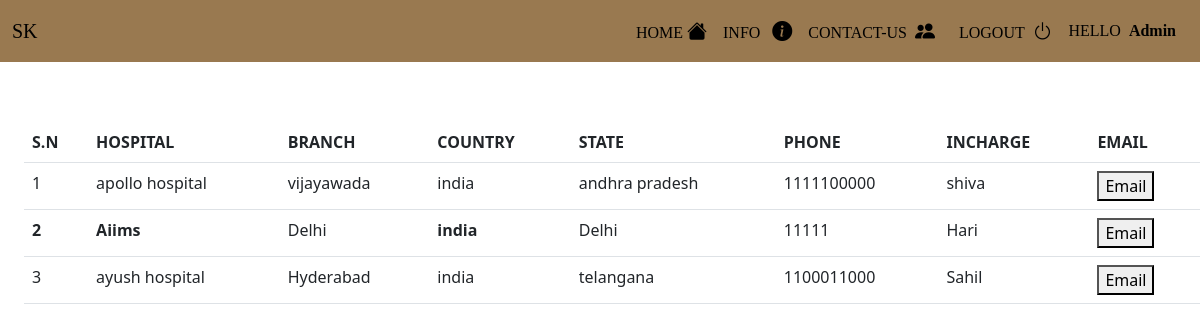
/enquiry (signed in), run on the app's committed database.
### main/models.py (models this page shows)
class Enquiry(models.Model):
    hospital = models.CharField(max_length=200,null=True)
    branch = models.CharField(max_length=200)
    country = models.CharField(max_length=200,null=True)
    state = models.CharField(max_length=200)
    phone = models.BigIntegerField()
    supervisor = models.CharField(max_length=200)
    email = models.EmailField(null=True)

### main/views.py (the view)
# urls.py: path('enquiry',views.enquiry, name= "enquiry"),
@login_required
def enquiry(request):
    item = Enquiry.objects.all()
    return render(request, 'info.html', {'item': item})

### templates/info.html (shortened to what this page needs)
{% load static %}
<!DOCTYPE html>
<html lang="en">
<head>
    <link rel="stylesheet" href="https://cdn.jsdelivr.net/npm/bootstrap-icons@1.10.3/font/bootstrap-icons.css">
    <link rel="stylesheet" href="https://cdn.jsdelivr.net/npm/bootstrap@5.3.0-alpha1/dist/css/bootstrap.min.css">
</head>
<body>
  <nav class="navbar navbar-expand-lg bg-body-tertiary">
    <div class="container-fluid">
      <a class="navbar-brand title" href="#">SK</a>
      <div class="collapse navbar-collapse" id="navbarScroll">
        <ul class="navbar-nav ms-auto my-2 my-lg-0 navbar-nav-scroll" style="--bs-scroll-height: 100px;">
          <li class="nav-item">
            <a class="nav-link active" aria-current="page" href="/">HOME <i class="bi bi-house-fill icon"></i></a>
          </li>
          {% if user.is_authenticated %}
          <li class="nav-item">
            <a class="nav-link active" href="/enquiry">INFO &nbsp; <i class="bi bi-info-circle-fill icon"></i></a>
          </li>
          <li class="nav-item">
            <a class="nav-link active" href="/feedback" >CONTACT-US &nbsp;<i class="bi bi-people-fill icon"></i></a>
          </li>
          <li class="nav-item">
            <a  class="nav-link active" href="accounts/logout">&nbsp; LOGOUT &nbsp;<i class="bi bi-power icon"></i></a>
          </li>
          <li class="nav-item">
            <a class="nav-link active" href="#" style="text-transform: capitalize; margin-top: 3px;">HELLO&nbsp;&nbsp;<strong>{{user.username}}&nbsp;</strong></a>
          </li>
          {% endif %}
        </ul>
      </div>
    </div>
  </nav>
    <div class="rainbow-table-container" style="margin-left: 2%;margin-top:5%">
        <table class="table">
            <tbody>
                <tr>
                    <th class="cell">S.N</th>
                    <th class="cell">HOSPITAL</th>
                    <th class="cell">BRANCH</th>
                    <th class="cell">COUNTRY</th>
                    <th class="cell">STATE</th>
                    <th class="cell">PHONE</th>
                    <th class="cell">INCHARGE</th>
                    <th class="cell">EMAIL</th>
                </tr>
                {% for it in item %}
                {% if forloop.counter|divisibleby:2 %}
                <tr>
                    <th class="cell">{{it.id}}</th>
                    <th class="cell">{{it.hospital}}</th>
                    <td class="cell">{{it.branch}}</td>
                    <th class="cell">{{it.country}}</th>
                    <td class="cell">{{it.state}}</td>
                    <td class="cell">{{it.phone}}</td>
                    <td class="cell">{{it.supervisor}}</td>
                    <td class="cell"><a href="{{it.email}}"><button class="btn-grad">Email</button></a>
                    </td>
                </tr>
                {% else %}
                <tr>
                  <td class="cell">{{it.id}}</td>
                  <td class="cell">{{it.hospital}}</td>
                  <td class="cell">{{it.branch}}</td>
                  <td class="cell">{{it.country}}</td>
                  <td class="cell">{{it.state}}</td>
                  <td class="cell">{{it.phone}}</td>
                  <td class="cell">{{it.supervisor}}</td>
                  <td class="cell"><a href="mailto: {{it.email}}"><button class="btn-grad">Email</button></a></td>
              </tr>
                {% endif %}
                {% endfor %}
            </tbody>
        </table>
    </div>
</body>
</html>

### templates/info.html (style rules this page uses)
.navbar { background-image: linear-gradient(to top, #997950 0%, #997950 100%); font-family: 'Times New Roman', Times, serif; }
.icon { font-size: 20px; }

### data on the page
Enquiry: id "1", hospital "apollo hospital", branch "vijayawada", country "india", state "andhra pradesh", phone "1111100000", supervisor "shiva"
Enquiry: id "2", hospital "Aiims", branch "Delhi", country "india", state "Delhi", phone "11111", supervisor "Hari"
Enquiry: id "3", hospital "ayush hospital", branch "Hyderabad", country "india", state "telangana", phone "1100011000", supervisor "Sahil"

### other printed values
{{ user.username }} "Admin"
